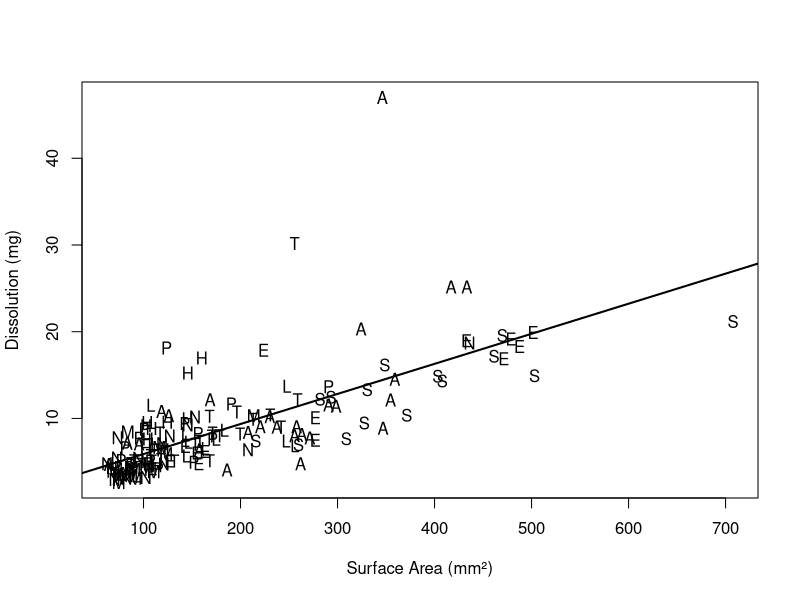
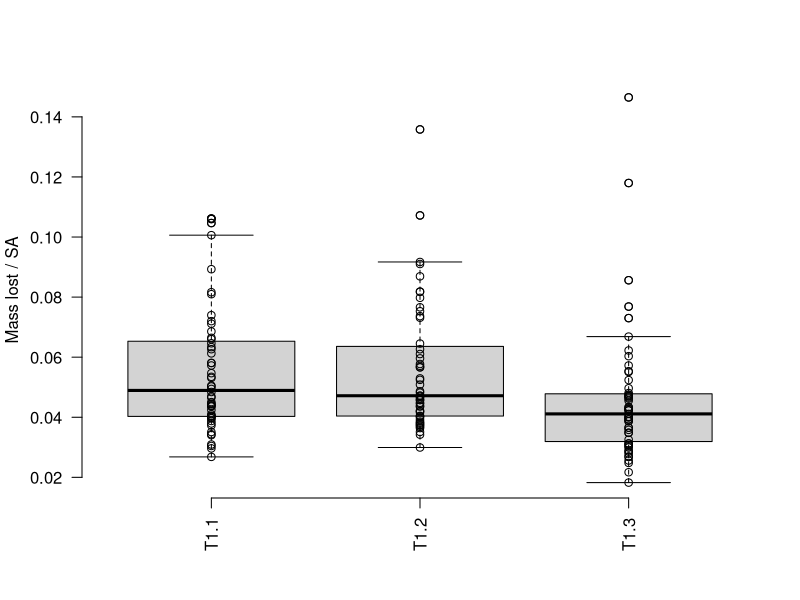
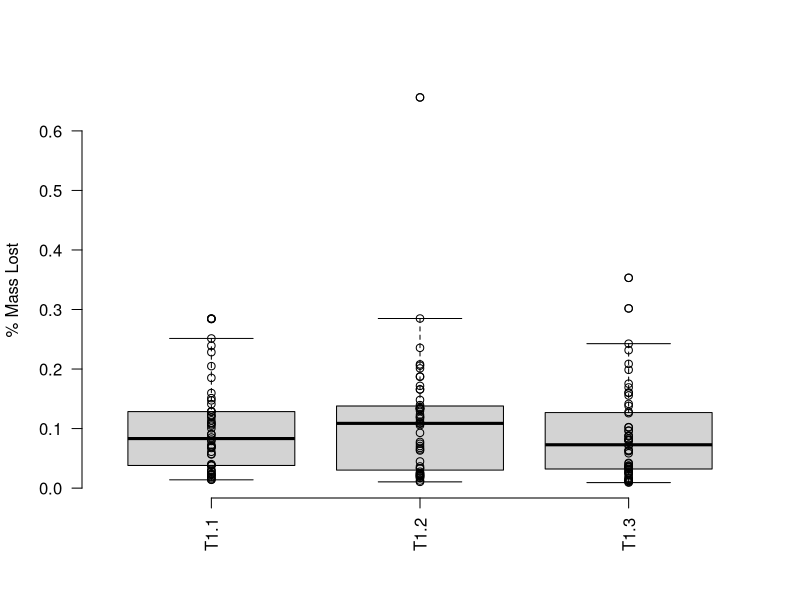
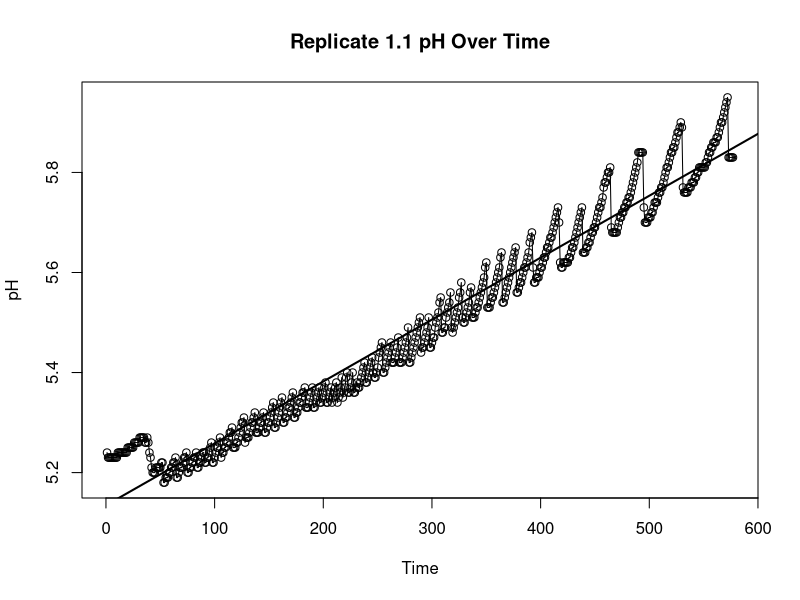
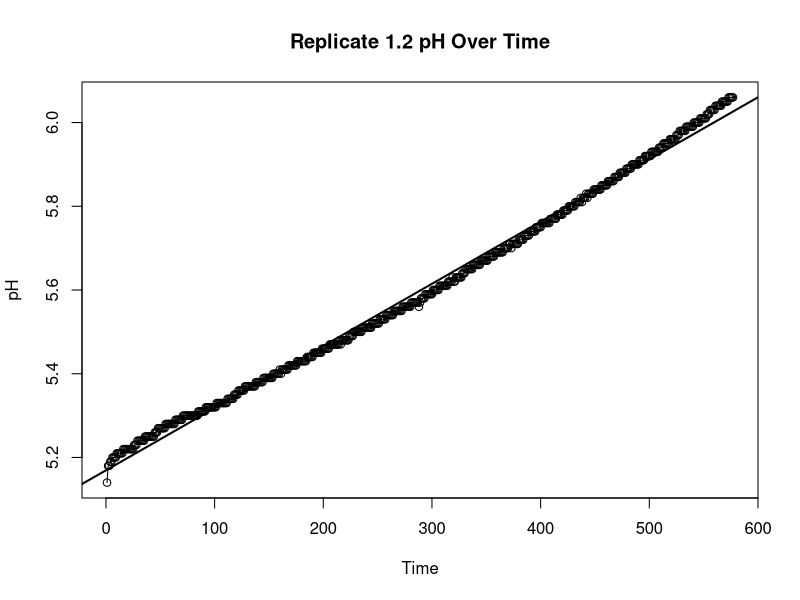
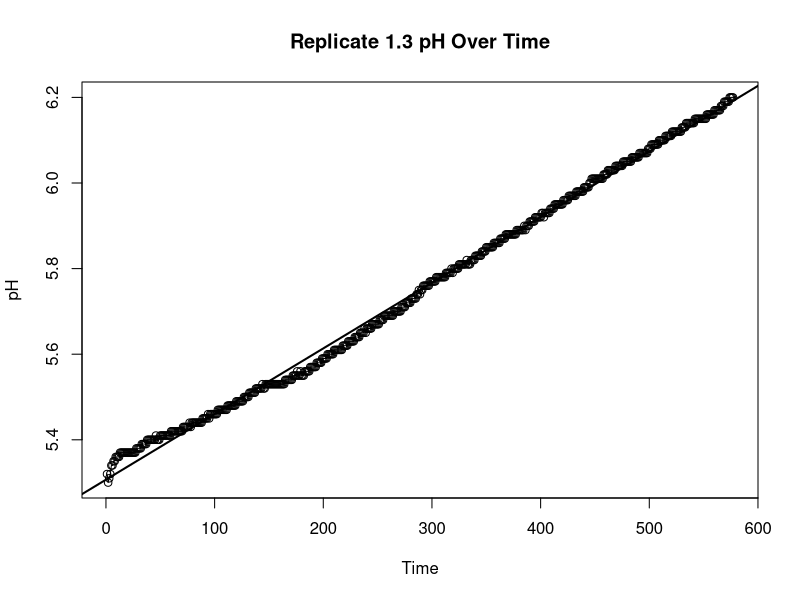
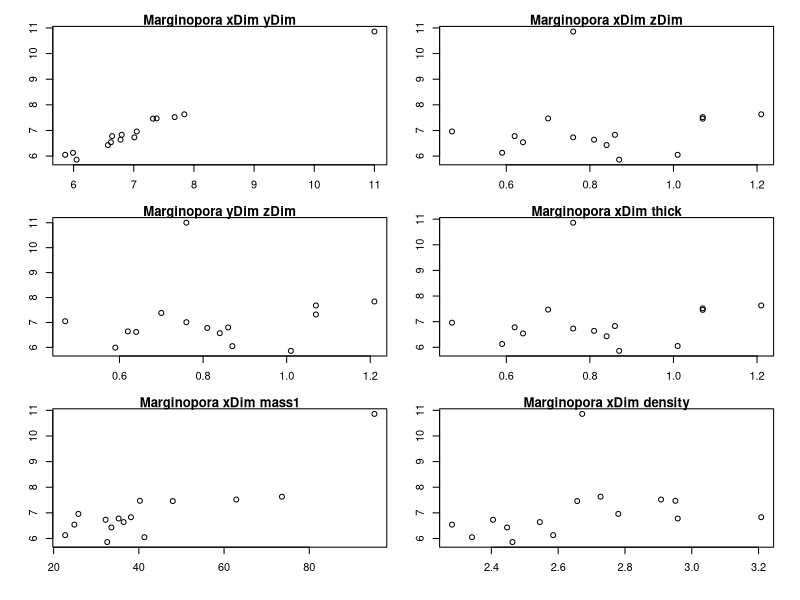
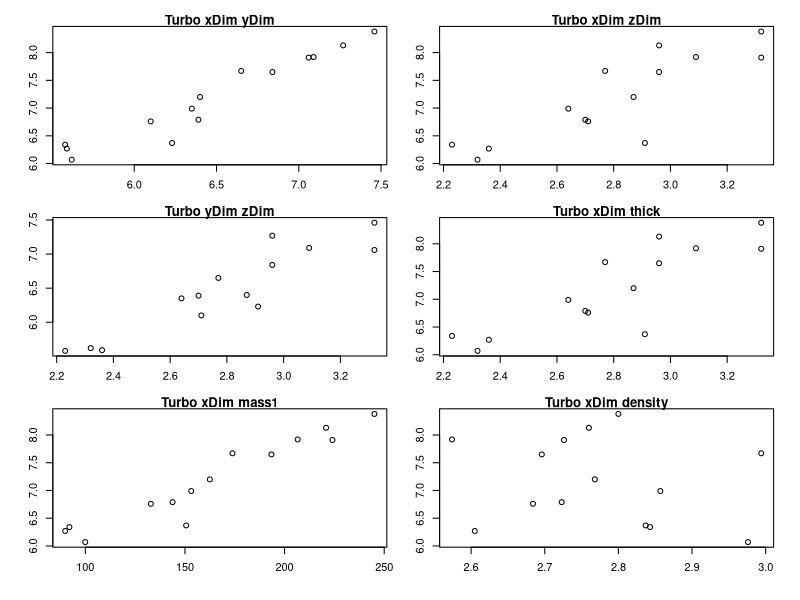

Source code (R) for these figures, in order:
#0.open script, set names and parameters
#trial update for git
dShellFull <- read.csv('./shells_Expt1.csv', skip=22)

#remove missing and broken taxon
dShell<- dShellFull[-c(10,38,39,77,79,91),]

dateFormat <- '%m/%d/%y %H:%M'
EXPID <- unique(dShell$exptID)

#General calculations of mass lost and time
dShell$cMass <- -1 * (dShell$mass2 - dShell$mass1)
dShell$pMass <- (dShell$mass1 - dShell$mass2) / dShell$mass1
dShell$cTime1 <- strptime(dShell$dateM1, format=dateFormat)
dShell$cTime2 <- strptime(dShell$dateM2, format=dateFormat)
dShell$cDuration <- dShell$cTime2 - dShell$cTime1

#General calculation of shell surface area for each taxa based on generalized shape
dShell$cSize <- (dShell$xDim * dShell$yDim * dShell$zDim) ^ (1/3)

dShell$shape <- 'cylinder1'
dShell[(dShell$taxon == 'Liloa'),'shape'] <-'cylinder2'
dShell[(dShell$taxon == 'Aragonite'),'shape'] <- 'cube'
dShell[(dShell$taxon == 'Tridacna'),'shape'] <- 'cube'

#turbo is dome + circle aka hemisphere
dShell[(dShell$taxon == 'Turbo'), 'shape'] <- 'hemisphere'

#pingui,abra, and scaph technically two domes
dShell[(dShell$taxon == 'Pinguitellina'), 'shape'] <- '2dome'
dShell[(dShell$taxon == 'Abranda'), 'shape'] <- '2dome'
dShell[(dShell$taxon == 'Scaphopod'), 'shape'] <- '2dome'

#halimeda different shape entirely... diamond/rhombus
dShell[(dShell$taxon =='Halimeda'), 'shape'] <- 'rhombus'

#finally, nat and eth are spherical
dShell[(dShell$taxon == 'Natica'), 'shape'] <-'sphere'
dShell[(dShell$taxon == 'Ethalia'), 'shape'] <-'sphere'

#basic rectangular cube surface area. does not work for halimeda based off how measurements were taken.
#is 2xy + 2yz + 2xz
dShell$cSA1 <- 2*(dShell$xDim * dShell$yDim) + 2*(dShell$yDim * dShell$zDim) + 2*(dShell$xDim * dShell$zDim)

#next lines for surface area of cylindrical specimen, for margi cylinder
#equal to 2piR^2 + 2*h*pi*r
subCyl1 <- which(dShell$shape == 'cylinder1')
dShell[subCyl1,'cSA1'] <- 2 * (pi* dShell[subCyl1,'xDim']/2 * dShell[subCyl1,'yDim']/2) + dShell[subCyl1,'zDim']*pi*(dShell[subCyl1,'yDim'] + dShell[subCyl1,'xDim'])/2
#for liloa cylinder
subCyl2 <- which(dShell$shape == 'cylinder2')
dShell[subCyl2,'cSA1'] <- 2 * (pi* dShell[subCyl2,'yDim']/2 * dShell[subCyl2,'yDim']/2) + 2* dShell[subCyl2,'zDim']*pi*dShell[subCyl2,'yDim']/2 

#next turbo, a hemisphere
#is pi*r^2 + 2*pi*r*h + 
subHemi <- which(dShell$shape == 'hemisphere')
dShell[subHemi,'cSA1'] <-  pi * (dShell[subHemi,'xDim']/2 * dShell[subHemi,'yDim']/2) + 2 * pi * (dShell[subHemi,'xDim']/2 + dShell[subHemi,'yDim']/2)/2 * dShell[subHemi,'zDim'] 

#next lines for surface area of domed specimens
# is 2 * (2*pi*r*h)
subDome <- which(dShell$shape == '2dome')
dShell[subDome,'cSA1'] <- 2 * pi * 2 *(dShell[subDome,'xDim']/2 + dShell[subDome,'yDim']/2)/2 * dShell[subDome,'zDim']

#then, rough surface area for rhomboid Halimeda
#surface area is 2(xy/2) + 4(zc) where c = ((x/2)^2) + (y/2)^2)^1/2 
subRhom <- which(dShell$shape == 'rhombus')
dShell[subRhom,'cDim'] <- sqrt((dShell[subRhom,'xDim']/2)^2 + (dShell[subRhom,'yDim']/2)^2)
dShell[subRhom,'cSA1'] <- 2 * ((dShell[subRhom,'xDim']*dShell[subRhom,'yDim'])/2) + 4 * dShell[subRhom,'zDim'] * dShell[subRhom,'cDim']
  
#finally, nat and eth spherical calc
#is 4 * pi * [(x/2 + y/2 + z/2)/3]^2
subSphere <- which(dShell$shape == 'sphere')
dShell[subSphere,'cSA1'] <- 4 * pi * ((dShell[subSphere,'xDim']/2+dShell[subSphere,'yDim']/2 + dShell[subSphere,'yDim']/2)/3)^2

#1.0 a quick check - dissolution (mg) relationship to surface area (mm^2)
#need to separate these out by taxon!!

plot(cMass ~ cSA1, data=dShell, xlab='Surface Area (mm\u00b2)', ylab='Dissolution (mg)',pch=substring(dShell$taxon, 0, 2))
fit <- glm(cMass~cSA1, data=dShell)
co <- coef(fit)
abline(fit, lwd=2)
#1.1 just having a look at the measurements to check for errors 

pData <- dShell
TAXA <- unique(pData$taxon)

pdf('./measureCheck.pdf', width=6, height=8, page='A4')

par(mfrow=c(3,2), oma=c(1,1,1,1), mar=c(3,3,1,1))

for (t in TAXA) {

	plot(xDim ~ yDim, data=pData[(pData$taxon == t),], main=paste(t,'xDim','yDim'))
	plot(xDim ~ zDim, data=pData[(pData$taxon == t),], main=paste(t,'xDim','zDim'))
	plot(yDim ~ zDim, data=pData[(pData$taxon == t),], main=paste(t,'yDim','zDim'))
	plot(xDim ~ thick, data=pData[(pData$taxon == t),], main=paste(t,'xDim','thick'))
	plot(xDim ~ mass1, data=pData[(pData$taxon == t),], main=paste(t,'xDim','mass1'))
	plot(xDim ~ density, data=pData[(pData$taxon == t),], main=paste(t,'xDim','density'))


}

dev.off()

summary(pData)

#start with basic linear models
a <- lm(pMass ~ cSA1  + mass1 + taxon, data=pData)
summary(a)
a <- lm(pMass ~ cSA1  + mass1 + density, data=pData)
summary(a)

a <- lm(pMass ~ cSA1  + mass1 + taxon + density, data=pData)
summary(a)
a$residuals



#1.2 Total mass lost by taxon separate from variables

pdf('./deltaMass.pdf', width=8, height=6, page='A4')

#edit exptID to be related to this new set of experiments
#for (e in EXPID) {
  
  par(mfrow=c(1,1), oma=c(1,1,1,1), mar=c(8,4,1,0))
  
#  pData <- dShell[(dShell$exptID == e),]
  #to get anything to work this pData needs to go first!!! added below.
  pData <- dShell
  pData$taxon <- as.factor(pData$taxon)
  taxa <- sort(unique(pData$taxon))
  tFont <- rep(3,length(taxa))
  tFont[which(taxa == 'Aragonite')] <- 1
  #what does following line do? likely have to change integers
  taxaAbrev <- substring(taxa,0,5)
  
  #mass lost in mg
  plot(cMass ~ taxon, data=pData[!is.na(pData$cMass),], ylim=c(0,max(pData$cMass, na.rm=TRUE)), ann=FALSE, axes=FALSE)
  points(cMass ~ taxon, data=pData[!is.na(pData$cMass),])
  mtext('Mass lost (mg)', side=2, line=3)
  axis(2, las=1)
  axis(1, at=1:length(taxa), labels=taxa, font=3, cex=0.5, las=2)
  #what is the mtext function for
 # mtext(e)


 #1.3 density by taxon
  
  plot(density ~ taxon, data=pData[!is.na(pData$density),], ann=FALSE, axes=FALSE)
  points(density ~ taxon, data=pData[!is.na(pData$density),])
  mtext('Density', side=2, line=3)
  axis(2, las=1)
  axis(1, at=1:length(taxa), labels=taxa, font=tFont, cex=0.5, las=2)

  
 #1.4 mass lost in percentage
  plot(pMass ~ taxon, data=pData[!is.na(pData$pMass),], ann=FALSE, axes=FALSE)
  points(pMass ~ taxon, data=pData[!is.na(pData$pMass),])
  mtext('Mass lost (%)', side=2, line=3)
  axis(2, las=1)
  axis(1, at=1:length(taxa), labels=taxa, font=tFont, cex=0.5, las=2)
#  mtext(e)
  #not sure what next line is for....
  pData[(pData$pMass>0.3),]
  

#2. Mass lost plotted against surface area
  #2.1 why using cMass (mg) rather than pMass (percentage)????
  if (length(which(!is.na(pData$cSA1))) > 0) {
    plot(cMass/cSA1 ~ taxon, data=pData, ann=FALSE, axes=FALSE, ylab='')
    points(cMass/cSA1 ~ taxon, data=pData)
    mtext('Mass lost / SA (mg/mm\u00b2)', side=2, line=3)
    axis(2, las=1)
    axis(1, at=1:length(taxa), labels=taxa, font=tFont, cex=0.5, las=2)
 #   mtext(e)
  } else {
    plot(1:1, type='n', ann=FALSE, axes=FALSE)
    mtext('no data', side=1, line=-2)
}

#3. Mass lost plotted against density
  #3.1 Mass/density by taxon
  #this again uses cMass, which is total mass lost, rather than pMass, which is percentage. Change?
if (length(which(!is.na(pData$density))) > 0) {
  plot(cMass/density ~ taxon, data=pData, ann=FALSE, axes=FALSE, ylab='')
  points(cMass/density ~ taxon, data=pData)
  mtext('Mass lost / density', side=2, line=3)
  axis(2, las=1)
  axis(1, at=1:length(taxa), labels=taxa, font=tFont, cex=0.5, las=2)
#  mtext(e)
  #following line only needed if you have no data for one part of expt, which you won't
} else {
  plot(1:1, type='n', ann=FALSE, axes=FALSE)
  mtext('no data', side=1, line=-2)
}

dev.off()

#4 Plot these all again - compared to the calculated dimensions and surface area using slightly different calc (flat calc) 

#4.1 Comparison of X and y dimensions by hand vs in imageJ 
pData <- dShell
TAXA <- unique(pData$taxon)

pdf('./measureCheck(measureVScalc).pdf', width=6, height=8, page='A4')
par(mfrow=c(3,2), oma=c(1,1,1,1), mar=c(3,3,1,1))

for (t in TAXA) {
plot(xDim ~ calcX, data=pData[(pData$taxon == t),], main=paste(t,'xDim','calcX'))
plot(yDim ~ calcY, data=pData[(pData$taxon == t),], main=paste(t,'yDim','calcY')) }

dev.off()

#4.2 
#general calculation of surface area for each taxa based on flat shape
#you need to run this BEFORE sorting for graph purposes otherwise it'll vectorize your factors 

#SA for cube
dShell$calcSA <- dShell$calcSA1 + dShell$calcSA2 + 2*(dShell$calcY * dShell$zDim) + 2*(dShell$calcX * dShell$zDim)
#SA for cube, resolved for aragonite
dShell$calcSA <- 2*(dShell$calcX * dShell$calcY) + 2*(dShell$calcY * dShell$zDim) + 2*(dShell$calcX * dShell$zDim)

#next lines for surface area of cylindrical specimens
# need to figure this out better for Liloa...
#equal to 2piR^2 + 2*h*pi*r

dShell[(dShell$taxon == 'Liloa'),'shape'] <-'cylinder2'

#you don't need above lines to run because that's already in earlier part
subCyl1 <- which(dShell$shape == 'cylinder1')
#next line isn't working?????
dShell[subCyl1,'calcSA'] <- dShell[subCyl1,'calcSA1'] + dShell[subCyl1,'calcSA2'] + dShell[subCyl1,'zDim'] * pi * (dShell[subCyl1,'calcY'] + dShell[subCyl1,'calcX'])/2

#liloa calc based on imageJ
subCyl2 <- which(dShell$shape == 'cylinder2')
dShell[subCyl2,'calcSA'] <- 2 * (pi* dShell[subCyl2,'calcY']/2 * dShell[subCyl2,'calcY']/2) + 2* dShell[subCyl2,'zDim']*pi*dShell[subCyl2,'calcY']/2 

#next turbo, a hemisphere
#is pi*r^2 + 2*pi*r*h
subHemi <- which(dShell$shape == 'hemisphere')
dShell[subHemi,'calcSA'] <-  dShell[subHemi,'calcSA1'] + 2 * pi * (dShell[subHemi,'calcX']/2 + dShell[subHemi,'calcY']/2)/2 * dShell[subHemi,'zDim'] 

#next lines for surface area of domed specimens
#is this correct? NO
#calcSA1 = pi *r^2
subDome <- which(dShell$shape == '2dome')
dShell[subDome,'calcSA'] <- 2 * pi * 2 *(dShell[subDome,'calcX']/2 + dShell[subDome,'calcY']/2)/2 * dShell[subDome,'zDim']

#then, rough surface area for rhomboid Halimeda
#surface area is 2(xy/2) + 4(zc) where c = ((x/2)^2) + (y/2)^2)^1/2 
subRhom <- which(dShell$shape == 'rhombus')
dShell[subRhom,'calcC'] <- sqrt((dShell[subRhom,'calcX']/2)^2 + (dShell[subRhom,'calcY']/2)^2)
dShell[subRhom,'calcSA'] <- dShell[subRhom,'calcSA1'] + dShell[subRhom,'calcSA2'] + 4 * dShell[subRhom,'zDim'] * dShell[subRhom,'calcC']


#finally, nat and eth spherical calc
#is 4 * pi * [(x/2 + y/2 + z/2)/3]^2
subSphere <- which(dShell$shape == 'sphere')
dShell[subSphere,'calcSA'] <- dShell[subSphere,'calcSA1'] + dShell[subSphere,'calcSA2'] + pi * (dShell[subSphere, 'zDim'] * dShell[subSphere,'calcY'])

#finally! this bit!
pData <- dShell
TAXA <- unique(pData$taxon)
pData$taxon <- as.factor(pData$taxon)
taxa <- sort(unique(pData$taxon))
tFont <- rep(3,length(taxa))
tFont[which(taxa == 'Aragonite')] <- 1
taxaAbrev <- substring(taxa,0,5)

#4.3 first, compare the two calculations of surface area for similarity
pdf('./surfaceAreaCalculation.pdf', width=8, height=6, page='A4')
par(mfrow=c(1,1), oma=c(1,1,1,1), mar=c(8,4,1,0))

#can get this to run but it replicates a million times?

plot(cSA1/calcSA ~ taxon, data=pData, ann=FALSE, axes=FALSE, ylab='', xlim=c(0,11))
points(cSA1/calcSA ~ taxon, data=pData)
abline(a=1, b=0)
mtext('Caliper SA / Calculated SA', side=2, line=3)
axis(2, las=1)
axis(1, at=1:length(taxa), labels=taxa, font=tFont, cex=0.5, las=2)

pData2 <- pData[!is.na(pData$calcSA),]
plot(cSA1~calcSA, data=pData2, pch=substring(pData2$taxon, 0, 2), log='xy', xlab='log(ImageJSA)', ylab='log(CaliperSA)')
abline(a=0, b=1)
levels(pData$taxon)

pData[(pData$taxon=='Abranda'), c('xDim', 'cSA1', 'calcSA')]

plot((cSA1-calcSA)/calcSA~taxon, data=pData2, pch=substring(pData$taxon, 0, 2))
log2(((pData2$cSA1-pData2$calcSA)/pData2$calcSA)+1)
#4.4 second, plot the mass vs calc by taxon

plot(cMass/calcSA ~ taxon, data=pData, ann=FALSE, axes=FALSE, ylab='')
points(cMass/calcSA ~ taxon, data=pData)
mtext('Mass lost / Calculated SA', side=2, line=3)
axis(2, las=1)
axis(1, at=1:length(taxa), labels=taxa, font=tFont, cex=0.5, las=2)

dev.off()

#4.5 then, figuring out which one is better (this or 2.1)! Compare.



#5 Comparison of three replicates for consistency across experiment
  #start by subsetting the three replicates
pData <- dShell
TAXA <- unique(pData$taxon)

pData$taxon <- as.factor(pData$taxon)
taxa <- sort(unique(pData$taxon))
tFont <- rep(3,length(taxa))
tFont[which(taxa == 'Aragonite')] <- 1
taxaAbrev <- substring(taxa,0,5)

#this has to come AFTER THE ABOVE
rep1.1 <- subset(pData,exptID =='T1.1')
rep1.2 <- subset(pData,exptID =='T1.2')
rep1.3 <- subset(pData,exptID =='T1.3')


#trying to plot the means
rep1mean <- mean(rep1.1$pMass)
rep2mean <- mean(rep1.2$pMass)
rep3mean <- mean(rep1.3$pMass)
  
pData$exptID <- as.factor(pData$exptID)
rep <- sort(unique(pData$exptID))
tFont <- rep(3,length(rep))
tFont[which(rep == 'T1.1')] <- 1
repAbrev <- substring(rep,0,5)

#comparing three replicates by both mass lost/SA ratio and % mass lost
plot(cMass/cSA1 ~ exptID, data=pData, ann=FALSE, axes=FALSE, ylab='', main='Replicates')
points(cMass/cSA1 ~ exptID, data=pData)
mtext('Mass lost / SA', side=2, line=3)
axis(2, las=1)
axis(1, at=1:length(rep), labels=rep, font=tFont, cex=0.5, las=2)

plot(pMass ~ exptID, data=pData, ann=FALSE, axes=FALSE, ylab='', main='Replicates')
points(pMass ~ exptID, data=pData)
mtext('% Mass Lost', side=2, line=3)
axis(2, las=1)
axis(1, at=1:length(rep), labels=rep, font=tFont, cex=0.5, las=2)

#5.1 Comparison of X, Y, Z, + thickness by taxon per replicate

pdf('./measureCheckReplicates.pdf', width=6, height=8, page='A4')

par(mfrow=c(3,2), oma=c(1,1,1,1), mar=c(3,3,1,1))

#how do I plot these but have points from different reps in different shapes?  
  for (t in TAXA) {
    
    plot(xDim ~ yDim, data=rep1.1[(rep1.1$taxon == t),], pch=15, main=paste(t,'xDim','yDim'))
    points(xDim ~ yDim, data=rep1.2[(rep1.2$taxon == t),], pch=16)
    points(xDim ~ yDim, data=rep1.3[(rep1.3$taxon == t),], pch=17)
    
    plot(xDim ~ zDim, data=rep1.1[(rep1.1$taxon == t),], pch=15, main=paste(t,'xDim','zDim'))
    points(xDim ~ zDim, data=rep1.2[(rep1.2$taxon == t),], pch=16)
    points(xDim ~ zDim, data=rep1.3[(rep1.3$taxon == t),], pch=17)
    
    plot(yDim ~ zDim, data=rep1.1[(rep1.1$taxon == t),], pch=15, main=paste(t,'yDim','zDim'))
    points(yDim ~ zDim, data=rep1.2[(rep1.2$taxon == t),], pch=16)
    points(yDim ~ zDim, data=rep1.3[(rep1.3$taxon == t),], pch=17)
    
    plot(xDim ~ thick, data=rep1.1[(rep1.1$taxon == t),], pch=15, main=paste(t,'xDim','thick'))
    points(xDim ~ thick, data=rep1.2[(rep1.2$taxon == t),], pch=16)
    points(xDim ~ thick, data=rep1.3[(rep1.3$taxon == t),], pch=17)
    
    plot(xDim ~ mass1, data=rep1.1[(rep1.1$taxon == t),], pch=15, main=paste(t,'xDim','mass1'))
    points(xDim ~ mass1, data=rep1.2[(rep1.2$taxon == t),], pch=16)
    points(xDim ~ mass1, data=rep1.3[(rep1.3$taxon == t),], pch=17)
    
    plot(xDim ~ density, data=rep1.1[(rep1.1$taxon == t),], pch=15, main=paste(t,'xDim','density'))
    points(xDim ~ density, data=rep1.2[(rep1.2$taxon == t),], pch=16)
    points(xDim ~ density, data=rep1.3[(rep1.3$taxon == t),], pch=17)

    }
dev.off()

#5.2 Comparison of SA (caliper) by taxon per replicate

pdf('./ReplicatesMassSA.pdf', width=8, height=6, page='A4')

par(mfrow=c(1,1), oma=c(1,1,1,1), mar=c(8,4,1,0))
#for 1.1

  plot(cMass/cSA1 ~ taxon, data=rep1.1, ann=FALSE, axes=FALSE, ylab='', main='Rep1.1')
  points(cMass/cSA1 ~ taxon, data=rep1.1)
  mtext('Mass lost / SA', side=2, line=3)
  axis(2, las=1)
  axis(1, at=1:length(taxa), labels=taxa, font=tFont, cex=0.5, las=2)

#for 1.2
  
  plot(cMass/cSA1 ~ taxon, data=rep1.2, ann=FALSE, axes=FALSE, ylab='', main='Rep1.2')
  points(cMass/cSA1 ~ taxon, data=rep1.2)
  mtext('Mass lost / SA', side=2, line=3)
  axis(2, las=1)
  axis(1, at=1:length(taxa), labels=taxa, font=tFont, cex=0.5, las=2)
  
#for 1.3
  plot(cMass/cSA1 ~ taxon, data=rep1.3, ann=FALSE, axes=FALSE, ylab='', main='Rep1.3')
  points(cMass/cSA1 ~ taxon, data=rep1.3)
  mtext('Mass lost / SA', side=2, line=3)
  axis(2, las=1)
  axis(1, at=1:length(taxa), labels=taxa, font=tFont, cex=0.5, las=2)

  dev.off()  
  
#5.3 Comparison of % mass lost (by taxon?) per replicate
  pdf('./ReplicatesPMass.pdf', width=8, height=6, page='A4')
  
  par(mfrow=c(1,1), oma=c(1,1,1,1), mar=c(8,4,1,0))
  #for 1.1
  
  plot(pMass ~ taxon, data=rep1.1, ann=FALSE, axes=FALSE, ylab='', ylim=c(0,1))
  points(pMass ~ taxon, data=rep1.1)
  mtext('Mass lost (%)', side=2, line=3)
  axis(2, las=1)
  axis(1, at=1:length(taxa), labels=taxa, font=tFont, cex=0.5, las=2)
  
  #for 1.2
  
  plot(pMass ~ taxon, data=rep1.2, ann=FALSE, axes=FALSE, ylab='', ylim=c(0,1))
  points(pMass ~ taxon, data=rep1.2)
  mtext('Mass lost (%)', side=2, line=3)
  axis(2, las=1)
  axis(1, at=1:length(taxa), labels=taxa, font=tFont, cex=0.5, las=2)
  
  #for 1.3
  plot(pMass ~ taxon, data=rep1.3, ann=FALSE, axes=FALSE, ylab='', ylim=c(0,1))
  points(pMass ~ taxon, data=rep1.3)
  mtext('Mass lost (%)', side=2, line=3)
  axis(2, las=1)
  axis(1, at=1:length(taxa), labels=taxa, font=tFont, cex=0.5, las=2)
  
  dev.off()  

#5.4 Compare each taxon by replicate 
  
#5.5 Compare pH increase over time by replicate (using Hanna logs)
  
pH1.1 <- read.csv('./Expt 1.1 Log 1.csv')
pH1.2 <- read.csv('./Expt 1.2 Log 1.csv')
pH1.3 <- read.csv('./Expt 1.3 Log 1.csv')

#do you want to do a little math to change time in # of intervals to minutes then hours?

#after combining date/time, need to plot date/time ~ pH. shouldn't need ylim if done correctly
plot(pH ~ Interval, data=pH1.1, type = "o", xlab = "Time", ylab = "pH", main = "Replicate 1.1 pH Over Time")
fit1.1 <- glm(pH ~ Interval, data=pH1.1)
co <- coef(fit1.1)
abline(fit1.1, lwd=2)

#repeat for 1.2
plot(pH ~ Interval, data=pH1.2, type = "o", xlab = "Time", ylab = "pH", main = "Replicate 1.2 pH Over Time")
fit1.2 <- glm(pH ~ Interval, data=pH1.2)
co <- coef(fit1.2)
abline(fit1.2, lwd=2)

#and 1.3
plot(pH ~ Interval, data=pH1.3, type = "o", xlab = "Time", ylab = "pH", main = "Replicate 1.3 pH Over Time")
fit1.3 <- glm(pH ~ Interval, data=pH1.3)
co <- coef(fit1.3)
abline(fit1.3, lwd=2)

dev.off()

#6. Taxon half-life comparison to dissolution rate (only for appropriate taxa)
#work on this later
#subset with Eth, Nat, Turbo, and Pingui